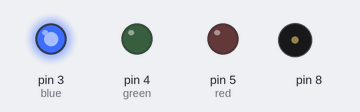
Bench run of a sketch on a simulated Arduino Uno, built with avr-gcc and run on an emulated ATmega328P. Parts: output pins drawn as LEDs (lit = HIGH), buzzer (waves = sounding).

Above: at 0.06 s.
At 7.5 s:
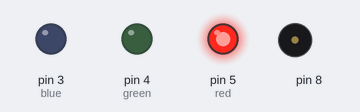
At 15.06 s:
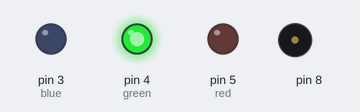
Timing chart, 0 to 15.4 s (numbered marks = the images above):
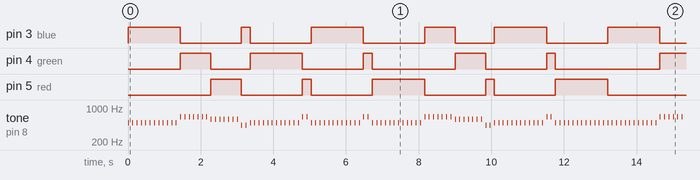

Measured:
- by itself, pin 3 (blue): repeats every 13.2 s: LOW 1.7 s, HIGH 0.24 s, LOW 1.7 s, HIGH 1.4 s, LOW 1.7 s, HIGH 0.84 s, LOW 1.1 s, HIGH 1.4 s, LOW 1.7 s, HIGH 1.4 s
- by itself, pin 5 (red): repeats every 13.2 s: LOW 1.7 s, HIGH 0.24 s, LOW 1.7 s, HIGH 1.4 s, LOW 1.7 s, HIGH 0.24 s, LOW 1.7 s, HIGH 1.4 s, LOW 2.3 s, HIGH 0.84 s

The sketch:

piezo.ino
```cpp
const unsigned int A = 440;
const unsigned int B = 494;
const unsigned int D = 587;
const unsigned int E = 659;
const int delayTime = 120;

const int red = 5;
const int green = 4;
const int blue = 3;
int currentLed = red;

void playNote(int note, int count, int playTimeMs)
{
  for (int i = 0; i < count; ++i)
  {
    tone(8, note, playTimeMs);
    delay(delayTime);
  }
}

void playBSeries()
{
  playNote(B, 4, 10);
  playNote(B, 1, 20);
  playNote(B, 6, 10);
  playNote(B, 1, 20);
}

void playESeries()
{
  playNote(E, 6, 10);
  playNote(E, 1, 20);
}

void playDSeries()
{
  playNote(D, 6, 10);
  playNote(D, 1, 20);
}

void toggleNextLedOn()
{
  currentLed += 1;
  currentLed = currentLed == 6 ? 3 : currentLed;
  digitalWrite(red, LOW);
  digitalWrite(green, LOW);
  digitalWrite(blue, LOW);
  digitalWrite(currentLed, HIGH);
}

void setup()
{
  pinMode(red, OUTPUT);
  pinMode(green, OUTPUT);
  pinMode(blue, OUTPUT);
}

void loop()
{
  toggleNextLedOn();
  playBSeries();
  toggleNextLedOn();
  playESeries();
  toggleNextLedOn();
  playDSeries();
  toggleNextLedOn();
  playNote(A, 2, 10);
  toggleNextLedOn();
  playBSeries();
  toggleNextLedOn();
  playNote(E, 2, 10);
  toggleNextLedOn();
  playBSeries();
  toggleNextLedOn();
  playNote(E, 2, 10);
  toggleNextLedOn();
  playBSeries();
  toggleNextLedOn();
  playESeries();
  toggleNextLedOn();
  playDSeries();
  toggleNextLedOn();
  playNote(A, 2, 10);
  toggleNextLedOn();
  playBSeries();
  toggleNextLedOn();
  playNote(E, 2, 10);
  toggleNextLedOn();
  playBSeries();
}
```
